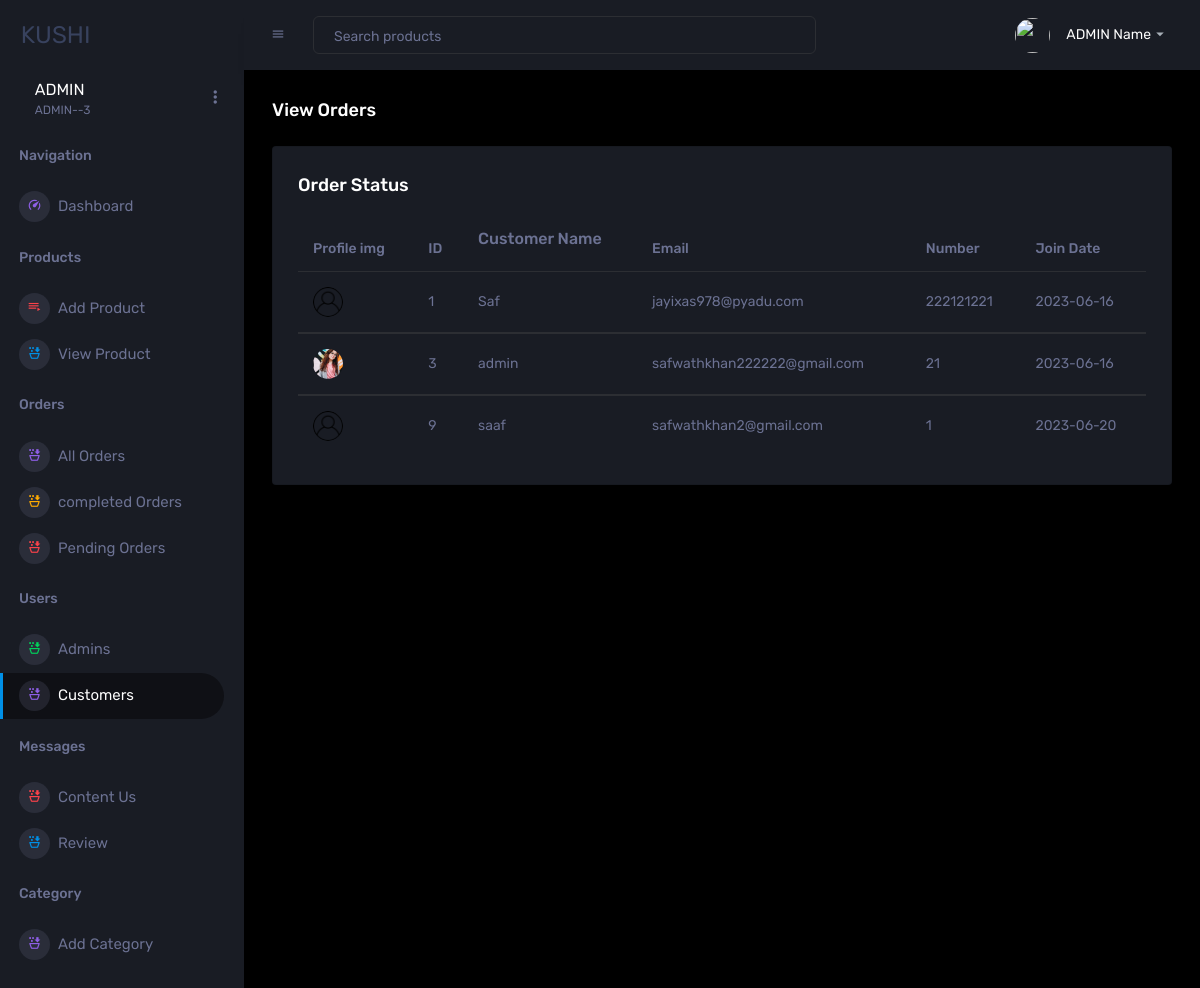
The page /admin/view_users.php on the database its author committed.
### tables this page shows
CREATE TABLE `users` (
  `id` int(100) NOT NULL,
  `name` varchar(20) NOT NULL,
  `email` varchar(50) NOT NULL,
  `number` varchar(10) NOT NULL,
  `password` varchar(50) NOT NULL,
  `address` varchar(500) NOT NULL,
  `code` varchar(100) NOT NULL,
  `created_at` date NOT NULL DEFAULT current_timestamp(),
  `image` varchar(100) NOT NULL,
  `role` varchar(191) NOT NULL
);

### admin/view_users.php (the view, shortened to what this page needs)
<?php include('./includes/header.php'); ?>
<div class="main-panel">
    <div class="content-wrapper">
        <div class="page-header">
            <h3 class="page-title">View Orders</h3>
        </div>
        <div class="row ">
            <div class="col-12 grid-margin mh-20">
                <div class="card">
                    <div class="card-body">
                        <h4 class="card-title">Order Status</h4>
                        <div class="table-responsive">
                            <table class="table table-hover">
                                <thead>
                                    <tr>
                                        <th> Profile img </th>
                                        <th> ID </th>
                                        <th>
                                            <h5> Customer Name </h5>
                                        </th>
                                        <th> Email </th>
                                        <th> Number </th>
                                        <th> Join Date </th>
                                    </tr>
                                </thead>
                                <?php
                                $select_account = $conn->prepare("SELECT * FROM `users` WHERE role=?");
                                $select_account->execute(["user"]);
                                if ($select_account->rowCount() > 0) {
                                    while ($fetch_accounts = $select_account->fetch(PDO::FETCH_ASSOC)) {
                                        ?>
                                        <tbody>
                                            <tr>
                                                <td>
                                                    <?php if ($fetch_accounts['image'] == "") { ?>
                                                        <img src="./assets/images/user-icon.png" alt="">
                                                    <?php } else { ?>
                                                        <img src="./user_img/<?= $fetch_accounts['image']; ?>" alt="">
                                                    <?php } ?>
                                                </td>
                                                <td>
                                                    <?= $fetch_accounts['id']; ?>
                                                </td>
                                                <td>
                                                    <?= $fetch_accounts['name']; ?>
                                                </td>
                                                <td>
                                                    <?= $fetch_accounts['email']; ?>
                                                </td>
                                                <td>
                                                    <?= $fetch_accounts['number']; ?>
                                                </td>
                                                <td>
                                                    <?= $fetch_accounts['created_at']; ?>
                                                </td>
                                            </tr>
                                        </tbody>
                                        <?php
                                    }
                                } else {
                                    echo '<p class="empty">no orders placed yet!</p>';
                                }
                                ?>
                            </table>
                        </div>
                    </div>
                </div>
            </div>
        </div>
    </div>
</div>
<?php include('./includes/footer.php'); ?>

### rows shown on the page
users: id "1", name "Saf", email "jayixas978@pyadu.com", number "222121221", created_at "2023-06-16"
users: image (picture), id "3", name "admin", email "safwathkhan222222@gmail.com", number "21", created_at "2023-06-16"
users: id "9", name "saaf", email "safwathkhan2@gmail.com", number "1", created_at "2023-06-20"
